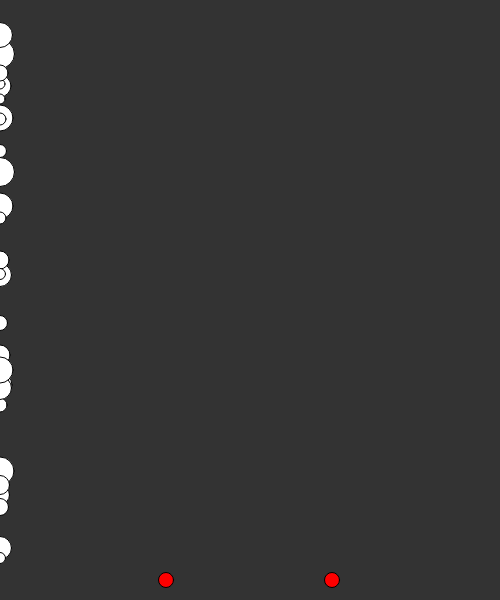
Frame 1 (no input)
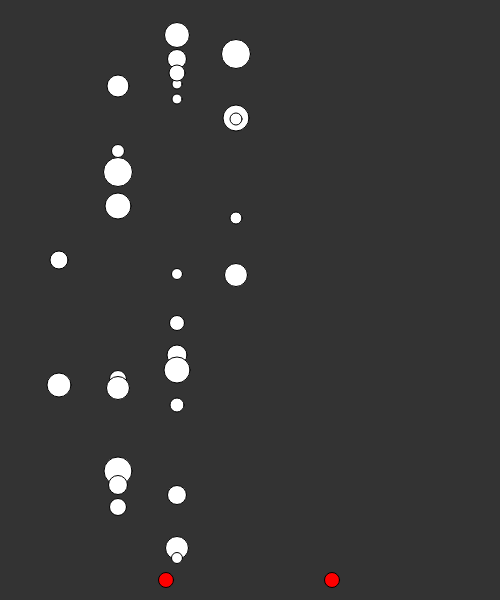
Frame 60 (no input)
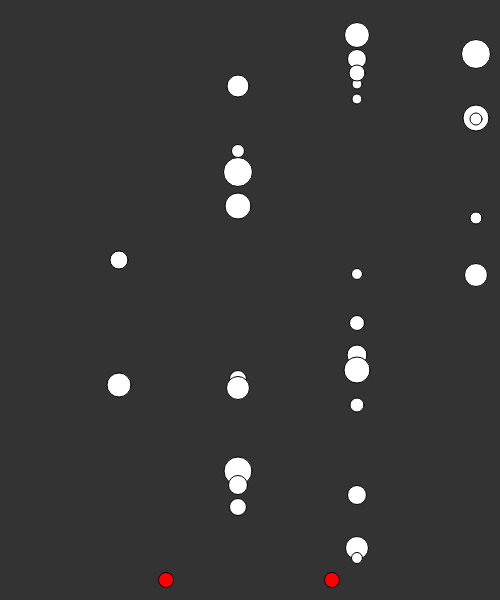
Frame 120 (the mouse pressed at the canvas centre since frame 60)

The p5.js sketch that drew these frames (run headless with seeded random() and noise() and a simulated clock; from frame 60 on, the mouse is pressed at the canvas centre):

// p5.js sketch
// ── sketch.js
let shipOne;
let shipTwo;
let asteroids = [];
let oneScore = 0;
let twoScore = 0;

function setup() {
  createCanvas(500,600);
  shipOne = new Ship(166, 580);
  shipTwo = new Ship(332, 580);  
  for(let i = 0; i < 40; i++) 
    asteroids[i] = new Asteroid();
}

function draw() {  
  background(51);  
  shipOne.show();
  shipTwo.show();
  checkMove();
  checkWinner();
  shipOne.isFinished();
  shipTwo.isFinished();
  for(let i = 0; i < 30; i++) {
    asteroids[i].show();
    asteroids[i].move();
  }

  for(let i = 0; i < 30; i++) {
    shipOne.collides(asteroids[i]);
    shipTwo.collides(asteroids[i]);
  }
}

function checkWinner() {
  if(shipOne.finished && !shipTwo.finished)  {    
    shipOne.y = 580;
    shipTwo.y = 580;
    shipOne.finished = false;
    shipTwo.finished = false;
    oneScore++;
    console.log('PlayerOne' + '  ' + 'PlayerTwo');
    console.log('    ' + oneScore + '          ' + twoScore);
  }
  else if (!shipOne.finished && shipTwo.finished) {    
    shipOne.y = 580;
    shipTwo.y = 580;
    shipOne.finished = false;
    shipTwo.finished = false;
    twoScore++;
    console.log('PlayerOne' + '  ' + 'PlayerTwo');
    console.log('    ' + oneScore + '          ' + twoScore);
  }
  else if((shipOne.finished && shipTwo.finished)) {    
    shipOne.y = 580;
    shipTwo.y = 580;
    shipOne.finished = false;
    shipTwo.finished = false;
  }
}

function checkMove() {
  if(keyIsDown(UP_ARROW)) {    
    shipOne.move(-5);
  }
  else if(keyIsDown(DOWN_ARROW)) {    
    shipOne.move(5);
  }
  if(keyIsDown(87)) {    
    shipTwo.move(-5);
  }
  else if(keyIsDown(83)) {    
    shipTwo.move(5);
  }
}


// ── asteroid.js
function Asteroid() {
    this.x = 0;
    this.y = Math.floor(random(20,560));
    this.size = Math.floor(random(10,30));   
    this.xspeed = Math.floor(random(1,5));

    this.show = function() {
        fill(255);
        circle(this.x, this.y, this.size);
    }

    this.move = function() {        
        this.x = this.x + this.xspeed;    
        if(this.x > width) {    
            this.x = 0;
            this.y = Math.floor(random(20,450));
            this.xspeed = Math.floor(random(1,5));
        }
    }
}
// ── ship.js
function Ship(x, y) {
    this.x = x;
    this.y = y;
    this.size = 15;   
    this.finished = false;

    this.show = function() {
        fill(255,0,0);
        circle(this.x, this.y, this.size);
    }

    this.move = function(y) {
        if(!this.finished) {
            this.y = this.y + y;    
            this.y = constrain(this.y, 0, 580);    
        }
    }

    this.isFinished = function() {
        if(this.y === 0) {
            this.finished = true;
        }
    }

    this.collides = function(b) {       
		let dx = b.x - this.x;
	    let dy = b.y - this.y;
		let distance = Math.sqrt(dx*dx+dy*dy);

		if(distance < this.size/2 + b.size/2) {
            this.y = 580;
        }	
    }

}
